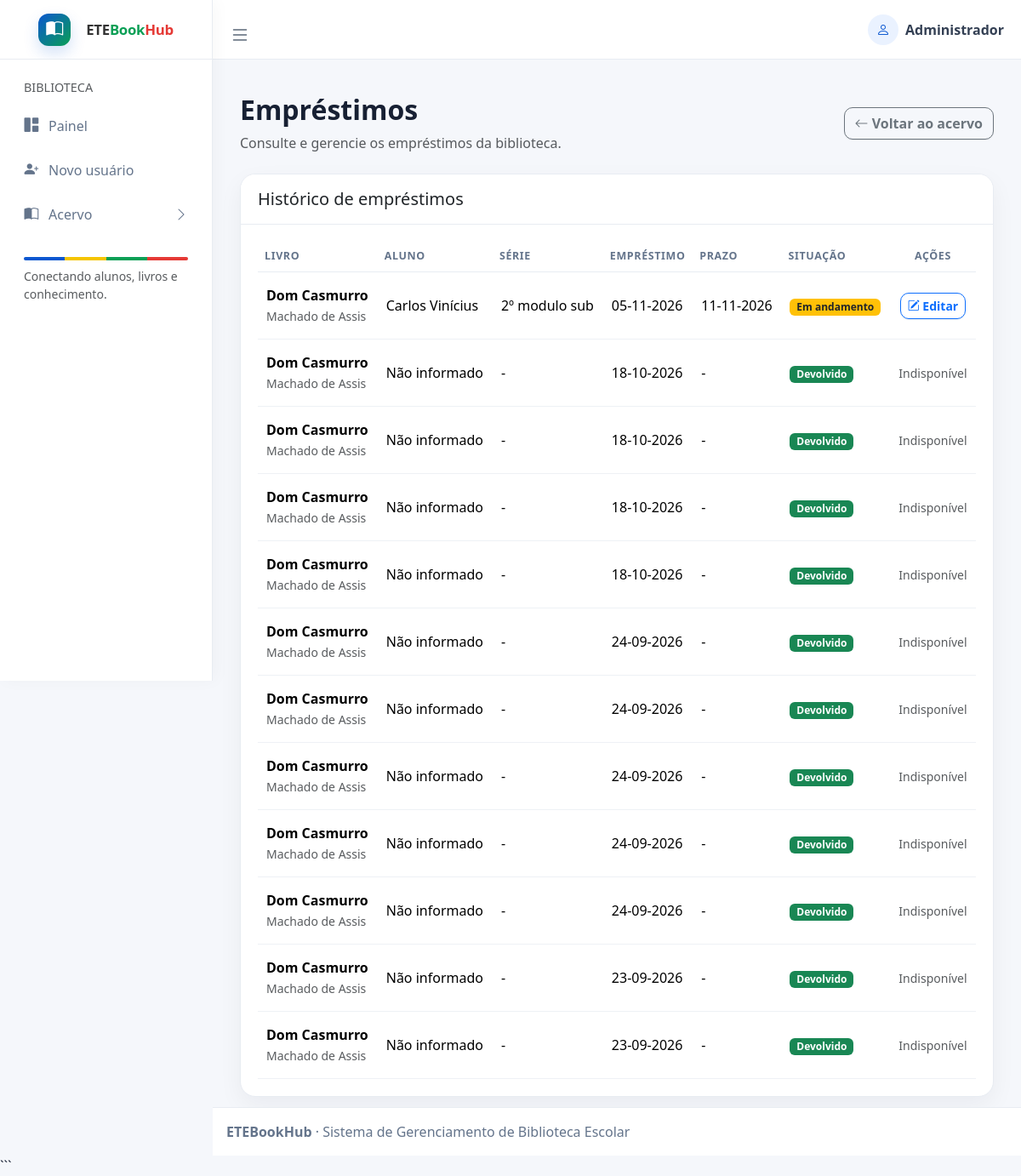
Before: /emprestimos (signed in) with the older database file.
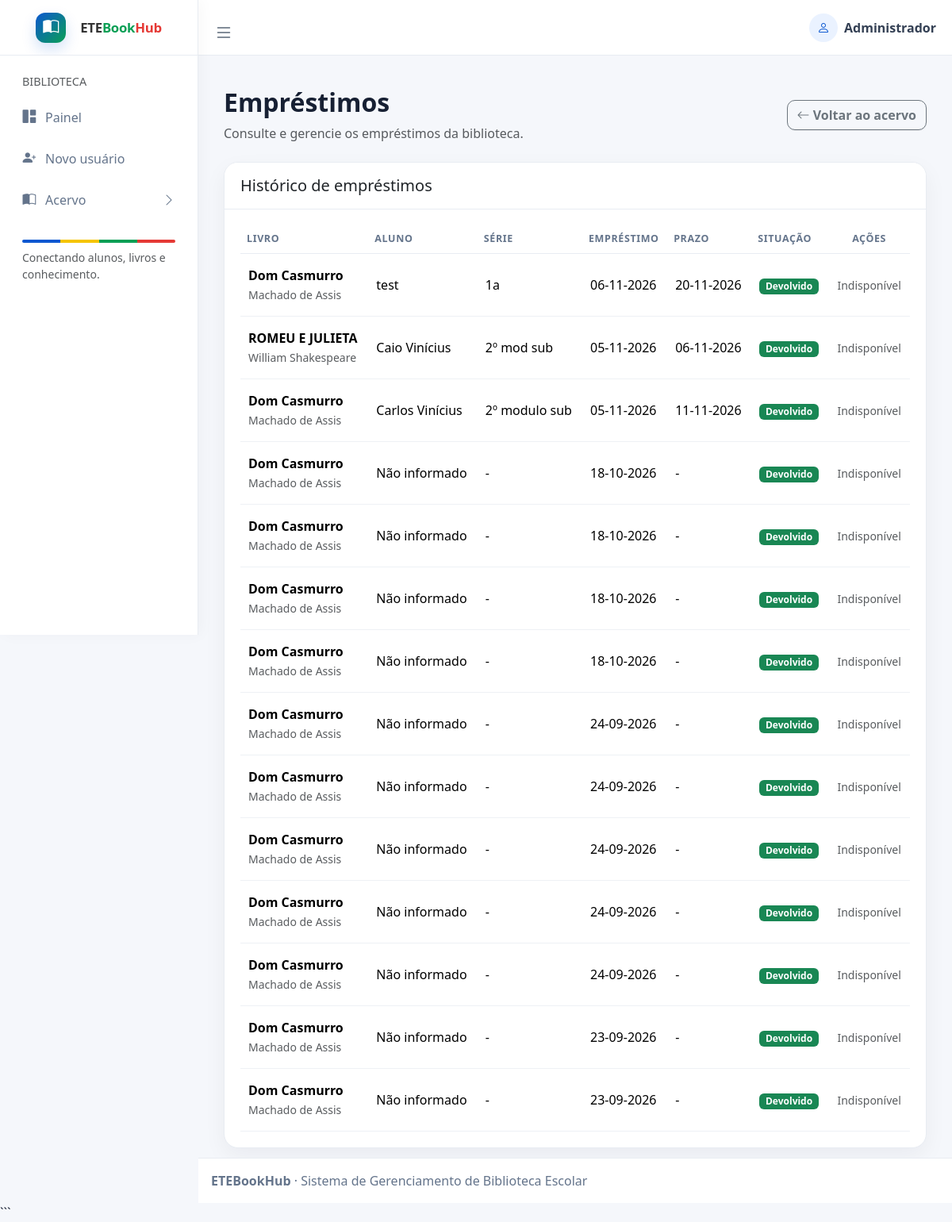
After: the same page with the newer database file.
### tables this page shows
CREATE TABLE emprestimo(
   id integer primary key autoincrement,
   id_livro int not null,
   id_usuario int not null,
   data_emprestimo text not null,
   data_devolucao text, nome_aluno TEXT, serie TEXT, prazo TEXT, observacoes TEXT, prazo_alterado_em TEXT, prazo_alterado_por INTEGER,
   foreign key ('id_livro') references livro('id'),
   foreign key ('id_usuario') references usuario('id')
);

CREATE TABLE livro(
   id integer primary key autoincrement,
   titulo varchar(150) not null,
   autor varchar(120) not null,
   categoria varchar(60),
   status varchar(20) default 'disponivel',
   imagem blob,
   img varchar(100)
);

### app.py (the view)
@app.route("/emprestimos")
@login_required
def listarEmprestimos():
    emprestimos = listar_emprestimos()
    return render_template(
        "admin/listar_emprestimos.html",
        emprestimos=emprestimos
    )

### app.py (called while the page is built)
def login_required(view):
    @wraps(view)
    def wrapped_view(*args, **kwargs):
        if session.get("usuario_id") is None:
            flash("Entre com sua conta para acessar o acervo.", "warning")
            return redirect(url_for("login"))
        return view(*args, **kwargs)
    return wrapped_view

### database.py (called while the page is built)
def formatar_data(data):
    if not data:
        return "-"
    texto = str(data).strip()
    try:
        data_convertida = datetime.fromisoformat(texto)
        return data_convertida.strftime("%d-%m-%Y")
    except ValueError:
        try:
            data_convertida = datetime.strptime(
                texto, "%d-%m-%Y"
            )
            return data_convertida.strftime("%d-%m-%Y")
        except ValueError:
            return texto

def conexao():
    conn = sqlite3.connect("biblioteca.db")
    conn.row_factory = sqlite3.Row
    return conn

def listar_emprestimos():
    conn = conexao()
    emprestimos = conn.execute(
        """
        SELECT
            e.id AS id_emprestimo,
            e.id_livro,
            e.id_usuario,
            e.nome_aluno,
            e.serie,
            e.data_emprestimo,
            e.data_devolucao,
            e.prazo,
            e.observacoes,
            e.prazo_alterado_em,
            l.titulo AS titulo_livro,
            l.autor AS autor_livro
        FROM emprestimo e
        INNER JOIN livro l ON l.id = e.id_livro
        ORDER BY e.id DESC
        """
    ).fetchall()
    conn.close()
    return emprestimos

### templates/admin/listar_emprestimos.html (shortened to what this page needs)
{% extends "admin/base.html" %}
{% block content %}
<div class="container-fluid">
    <div class="d-flex justify-content-between align-items-center mb-4">
        <div>
            <h2 class="fw-bold">Empréstimos</h2>
            <p class="text-muted mb-0">
                Consulte e gerencie os empréstimos da biblioteca.
            </p>
        </div>
        <a href="{{ url_for('listarLivros') }}" class="btn btn-outline-secondary">
            <i class="bi bi-arrow-left"></i> Voltar ao acervo
        </a>
    </div>
    <div class="card border-0 shadow-sm">
        <div class="card-header bg-white">
            <h5 class="mb-0">Histórico de empréstimos</h5>
        </div>
        <div class="card-body table-responsive">
            <table class="table table-hover align-middle">
                <thead>
                    <tr>
                        <th>Livro</th>
                        <th>Aluno</th>
                        <th>Série</th>
                        <th>Empréstimo</th>
                        <th>Prazo</th>
                        <th>Situação</th>
                        <th class="text-center">Ações</th>
                    </tr>
                </thead>
                <tbody>
                    {% for emprestimo in emprestimos %}
                    <tr>
                        <td>
                            <strong>{{ emprestimo['titulo_livro'] }}</strong>
                            <br>
                            <small class="text-muted">
                                {{ emprestimo['autor_livro'] }}
                            </small>
                        </td>
                        <td>{{ emprestimo['nome_aluno'] or 'Não informado' }}</td>
                        <td>{{ emprestimo['serie'] or '-' }}</td>
                        <td>{{ emprestimo['data_emprestimo'] | data_br }}</td>
                        <td>
                            {{ emprestimo['prazo'] | data_br }}
                        </td>
                        <td>
                            {% if emprestimo['data_devolucao'] %}
                                <span class="badge bg-success">Devolvido</span>
                            {% else %}
                                <span class="badge bg-warning text-dark">Em andamento</span>
                            {% endif %}
                        </td>
                        <td class="text-center">
                            {% if not emprestimo['data_devolucao'] %}
                            <button
                                type="button"
                                class="btn btn-sm btn-outline-primary"
                                data-bs-toggle="modal"
                                data-bs-target="#modalEditar"
                                data-id="{{ emprestimo['id_emprestimo'] }}"
                                data-nome="{{ emprestimo['nome_aluno'] or '' }}"
                                data-serie="{{ emprestimo['serie'] or '' }}"
                                data-prazo="{{ emprestimo['prazo'] or '' }}"
                                data-observacoes="{{ emprestimo['observacoes'] or '' }}"
                            >
                                <i class="bi bi-pencil-square"></i>
                                Editar
                            </button>
                            {% else %}
                            <span class="text-muted small">Indisponível</span>
                            {% endif %}
                        </td>
                    </tr>
                    {% else %}
                    <tr>
                        <td colspan="7" class="text-center text-muted py-4">
                            Nenhum empréstimo registrado.
                        </td>
                    </tr>
                    {% endfor %}
                </tbody>
            </table>
        </div>
    </div>
</div>
{% endblock %}

### templates/admin/base.html (shortened to what this page needs)
<!doctype html>
<html lang="pt-br">
<head>
    <link rel="stylesheet"
          href="https://cdn.jsdelivr.net/npm/@fontsource/source-sans-3@5.0.12/index.css"
 />
    <link rel="stylesheet"
          href="https://cdn.jsdelivr.net/npm/bootstrap-icons@1.13.1/font/bootstrap-icons.min.css"
 />
    <link rel="stylesheet"
          href="{{ url_for('static', filename='css/dist/css/adminlte.css') }}" />
    <link rel="stylesheet"
          href="https://cdn.jsdelivr.net/npm/bootstrap@5.3.8/dist/css/bootstrap.min.css"
>
    <link rel="stylesheet"
          href="{{ url_for('static', filename='css/etebookhub.css') }}" />
</head>
<body class="layout-fixed sidebar-expand-lg">
<div class="app-wrapper">
    <nav class="app-header navbar navbar-expand">
        <div class="container-fluid">
            <ul class="navbar-nav">
                <li class="nav-item">
                    <a class="nav-link"
                       data-lte-toggle="sidebar"
                       href="#">
                        <i class="bi bi-list fs-4"></i>
                    </a>
                </li>
            </ul>
            <ul class="navbar-nav ms-auto">
                <li class="nav-item dropdown user-menu">
                    <a href="#"
                       class="nav-link dropdown-toggle d-flex align-items-center gap-2"
                       data-bs-toggle="dropdown">
                        <span class="user-avatar">
                            <i class="bi bi-person"></i>
                        </span>
                        <span class="user-pill d-none d-md-inline">
                            {{ session.get('usuario_nome', 'Visitante') }}
                        </span>
                    </a>
                </li>
            </ul>
        </div>
    </nav>
    <aside class="app-sidebar shadow-none" data-bs-theme="light">
        <div class="sidebar-brand">
            <a href="{{ url_for('index') }}" class="brand-link">
                <span class="brand-mark">
                    <i class="bi bi-book-half"></i>
                </span>
                <span class="brand-text">
                    ETE<span class="book">Book</span><span class="hub">Hub</span>
                </span>
            </a>
        </div>
        <div class="sidebar-wrapper">
            <nav>
                <ul class="nav sidebar-menu flex-column"
                    data-lte-toggle="treeview"
                    role="navigation"
                    data-accordion="false">
                    <li class="nav-header text-uppercase small text-muted px-3 pt-2 pb-2">
                        Biblioteca
                    </li>
                    <li class="nav-item">
                        <a href="{{ url_for('index') }}"
                           class="nav-link {% if request.endpoint == 'index' %}active{% endif %}">
                            <i class="nav-icon bi bi-grid-1x2-fill"></i>
                            <p>Painel</p>
                        </a>
                    </li>
                    <li class="nav-item">
                        <a href="{{ url_for('cadastrarUsuarioAdmin') }}"
                           class="nav-link {% if request.endpoint == 'cadastrarUsuarioAdmin' %}active{% endif %}">
                            <i class="nav-icon bi bi-person-plus-fill"></i>
                            <p>Novo usuário</p>
                        </a>
                    </li>
                    <li class="nav-item">
                        <a href="#" class="nav-link">
                            <i class="nav-icon bi bi-book-half"></i>
                            <p>
                                Acervo
                            </p>
                        </a>
                    </li>
                </ul>
            </nav>
            <div class="px-3 mt-4">
                <div class="logo-strip">
                    <span class="b"></span>
                    <span class="y"></span>
                    <span class="g"></span>
                    <span class="r"></span>
                </div>
                <small class="text-muted d-block mt-2">
                    Conectando alunos, livros e conhecimento.
                </small>
            </div>
        </div>
    </aside>
    <main class="app-main">
        <div class="app-content-header">
        </div>
        <div class="app-content">
            <div class="container-fluid">
                {% block content %}
                {% endblock %}
            </div>
        </div>
    </main>
    <footer class="app-footer">
        <strong>ETEBookHub</strong>
        · Sistema de Gerenciamento de Biblioteca Escolar
    </footer>
</div>
</body>
</html>

### static/css/etebookhub.css (style rules this page uses)
:root { --ete-blue: #0b57d0; --ete-blue-dark: #083b8f; --ete-green: #0a9f55; --ete-yellow: #f5c400; --ete-red: #e53935; --ete-bg: #f5f7fb; --ete-text: #172033; --ete-muted: #6b7280; --ete-border: #e8ecf2; --ete-radius: 18px; }
body { background: var(--ete-bg) !important; color: var(--ete-text); }
.app-header { height: 70px !important; border-bottom: 1px solid var(--ete-border); background: rgba(255,255,255,.96) !important; }
.app-header .nav-link { color: #526071; }
.app-sidebar { background: #fff !important; border-right: 1px solid var(--ete-border); box-shadow: 4px 0 18px rgba(15,23,42,.03) !important; }
.sidebar-brand { height: 70px; border-bottom: 1px solid var(--ete-border); background: #fff; }
.brand-link { display:flex; align-items:center; gap:10px; height:70px; padding:0 20px; text-decoration:none; }
.brand-mark { width:38px; height:38px; border-radius:12px; display:grid; place-items:center; color:#fff; background: linear-gradient(135deg,var(--ete-blue),var(--ete-green)); box-shadow: 0 8px 18px rgba(11,87,208,.18); }
.brand-text { font-size:1.05rem; font-weight:800 !important; letter-spacing:-.3px; color:var(--ete-blue); }
.brand-text .book { color:var(--ete-green); }
.brand-text .hub { color:var(--ete-red); }
.sidebar-wrapper { padding: 14px 12px; }
.sidebar-menu .nav-link { border-radius: 12px; color:#64748b !important; margin: 3px 0; padding: 11px 13px; }
.sidebar-menu .nav-icon { width:1.5rem; font-size:1.05rem; }
.app-main { min-height: calc(100vh - 112px); }
.app-content { padding-top: 8px; }
.card, .small-box { border:1px solid var(--ete-border) !important; border-radius:var(--ete-radius) !important; box-shadow:0 10px 28px rgba(15,23,42,.05) !important; overflow:hidden; }
.card { background:#fff; }
.card-header { background:#fff !important; border-bottom:1px solid var(--ete-border) !important; padding:17px 20px; }
.card-body { padding:20px; }
.btn { border-radius:10px !important; font-weight:600; }
.table thead th { color:#64748b; font-size:.78rem; text-transform:uppercase; letter-spacing:.05em; border-bottom:1px solid var(--ete-border); }
.table tbody td, .table tbody th { padding:15px 10px; border-color:#eef1f5; }
.logo-strip { display:flex; height:4px; border-radius:999px; overflow:hidden; margin-top:18px; }
.logo-strip span { flex:1; }
.logo-strip .b { background:var(--ete-blue); }
.logo-strip .y { background:var(--ete-yellow); }
.logo-strip .g { background:var(--ete-green); }
.logo-strip .r { background:var(--ete-red); }
.app-footer { background:#fff; border-top:1px solid var(--ete-border); color:#64748b; }
.user-pill { color:#344054; font-weight:600; }
.user-avatar { width:36px; height:36px; display:inline-grid; place-items:center; border-radius:50%; background:#eaf2ff; color:var(--ete-blue); }

Changed rows visible on the page:
added emprestimo: titulo_livro "Dom Casmurro", autor_livro "Machado de Assis", nome_aluno "test", serie "1a", data_emprestimo|data_br "06-11-2026", prazo|data_br "20-11-2026", data_devolucao "Devolvido"
added emprestimo: titulo_livro "ROMEU E JULIETA", autor_livro "William Shakespeare", nome_aluno "Caio Vinícius", serie "2º mod sub", data_emprestimo|data_br "05-11-2026", prazo|data_br "06-11-2026", data_devolucao "Devolvido"
changed emprestimo "Carlos Vinícius": now shows "Devolvido Indisponível"; no longer shows "Em andamento"; no longer shows "Editar"
